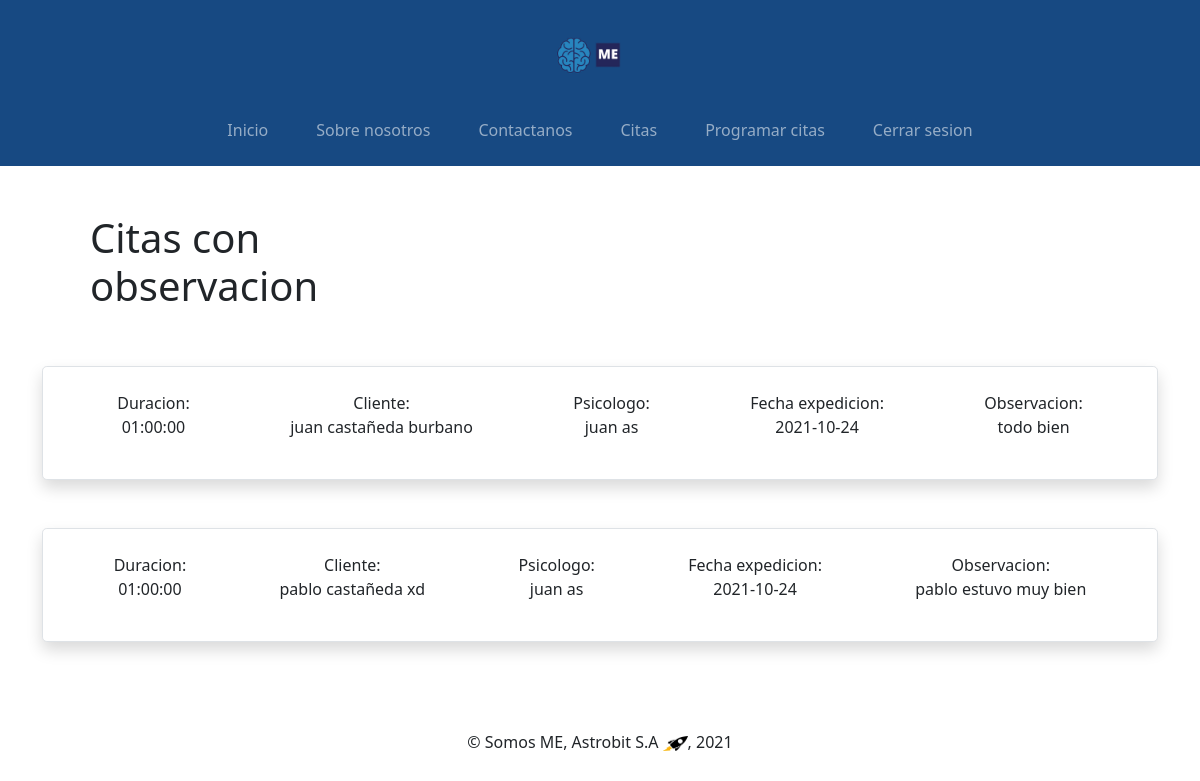
Page /citasrealizadas (signed in) on the committed database.
### tables this page shows
CREATE TABLE `citas` (
  `idCita` int(11) NOT NULL,
  `idCitaProgramada` int(11) NOT NULL,
  `fecha` timestamp NOT NULL DEFAULT current_timestamp() ON UPDATE current_timestamp(),
  `duracion` time NOT NULL,
  `idCliente` varchar(12) NOT NULL,
  `idPsicologo` varchar(12) NOT NULL,
  `observacion` varchar(300) NOT NULL
);

CREATE TABLE `clientes` (
  `documentoId` varchar(12) NOT NULL,
  `nombres` varchar(45) NOT NULL,
  `apellidos` varchar(45) NOT NULL,
  `telefono` varchar(12) NOT NULL,
  `edad` int(3) NOT NULL
);

CREATE TABLE `psicologos` (
  `documentoId` varchar(12) NOT NULL,
  `nombres` varchar(45) NOT NULL,
  `apellidos` varchar(45) NOT NULL,
  `telefono` varchar(12) NOT NULL,
  `hojaVida` varchar(30) NOT NULL
);

### libs/view.php (called while the page is built, shortened)
<?php
class View{
    function render($nombre){
        require 'views/'. $nombre .'.php';
    }
}
?>

### index.php (called while the page is built, shortened)
<?php
require_once 'libs/database.php';
require_once 'libs/view.php';
$app = new App;
?>

### models/citasrealizadasmodel.php (called while the page is built, shortened)
<?php
class CitasRealizadasModel extends Model{
    public function getCliente(){
        $items = [];
        try{
            $query = $this->db->connect()->query('SELECT * FROM clientes');
            while($row = $query->fetch()){
                $item = new Cliente;
                $item->documentoId = $row[0];
                $item->nombres = $row[1];
                $item->apellidos = $row[2];
                $item->telefono = $row[3];
                $item->edad = $row[4];
                array_push($items, $item);
            }
            return $items;
        }catch(PDOException $e){
            return [];
        }
    }
    public function getPsicologo(){
        $items = [];
        try{
            $query = $this->db->connect()->query('SELECT * FROM psicologos');
            while($row = $query->fetch()){
                $item = new Psicologo;
                $item->documentoId = $row[0];
                $item->nombres = $row[1];
                $item->apellidos = $row[2];
                $item->telefono = $row[3];
                $item->hojavida = $row[4];
                array_push($items, $item);
            }
            return $items;
        }catch(PDOException $e){
            return [];
        }
    }
    public function getCitasObservadas(){
        $items = [];
        $id = $_SESSION['id'];
        try{
            $query = $this->db->connect()->query("SELECT * FROM citas WHERE idPsicologo = $id");
            while($row = $query->fetch()){
                $item = new Cita;
                $item->idcita = $row[0];
                $item->idcitaprogramada = $row[1];
                $item->fecha = $row[2];
                $item->duracion = $row[3];
                $item->cliente = $row[4];
                $item->psicologo = $row[5];
                $item->observacion = $row[6];
                array_push($items, $item);
            }
            return $items;
        }catch(PDOException $e){
            return [];
        }
    }
}
?>

### libs/database.php (called while the page is built)
<?php
class Database{
    private $host;
    private $db;
    private $user;
    private $password;
    private $charset;
    public function __construct(){
        $this->host = constant('HOST');
        $this->db = constant('DB');
        $this->user = constant('USER');
        $this->password = constant('PASSWORD');
        $this->charset = constant('CHARSET');
    }
    function connect(){
        try{
            $connection = "mysql:host=" . $this->host . ";dbname=" . $this->db . ";charset=" . $this->charset;
            $options = [
                PDO::ATTR_ERRMODE            => PDO::ERRMODE_EXCEPTION,
                PDO::ATTR_EMULATE_PREPARES   => false,
            ];
            $pdo = new PDO($connection, $this->user, $this->password, $options);
            return $pdo;
        }catch(PDOException $e){
            print_r('Error connection: ' . $e->getMessage());
        }
    }
}
?>

### views/citasobservadas/index.php (the view, shortened to what this page needs)
<!DOCTYPE html>
<html lang="en">
<head>
</head>
<body>
    <?php require 'views/header.php' ?>
    <div class="container">
        <div class="row p-5">
            <div class="col-sm-4">
                <h1>Citas con observacion</h1>
            </div>
        </div>
        <div class="row">
            <div class="col-sm-12">
                    <?php
                    foreach($this->citasobservadas as $row){
                        $citas = $row;
                        ?>
                <div class="d-flex justify-content-around shadow p-4 mb-5 bg-body rounded-3 text-center align-items-center border">
                    <p>Duracion: <br><?php echo $citas->duracion; ?></p>
                    <p><?php
                        foreach($this->clientes as $rowc){
                            $cliente = $rowc;
                            if($cliente->documentoId == $citas->cliente){
                                echo 'Cliente: <br>'.$cliente->nombres.' '.$cliente->apellidos;
                            }
                        }
                        ?></p>
                    <p><?php
                        foreach($this->psicologos as $rowp){
                            $psicologo = $rowp;
                            if($psicologo->documentoId == $citas->psicologo){
                                echo 'Psicologo: <br>'.$psicologo->nombres.' '.$psicologo->apellidos;
                            }
                        }
                        ?></p>
                    <p>Fecha expedicion: <br><?php $fecha = explode(' ',$citas->fecha); echo $fecha[0] ?></p>
                    <p>Observacion: <br><?php echo $citas->observacion ?></p>
                </div>
                    <?php } ?>
            </div>
        </div>
    </div>
    <?php require 'views/footer.php' ?>
</body>
</html>

### public/css/default.css (style rules this page uses)
body { position: relative; min-height: 100vh; padding-bottom: 128px; }

### rows in the picture
citas: duracion "01:00:00", fecha "2021-10-24", observacion "todo bien"
clientes: nombres "juan", apellidos "castañeda burbano"
psicologos: nombres "juan", apellidos "as"
citas: duracion "01:00:00", fecha "2021-10-24", observacion "pablo estuvo muy bien"
clientes: nombres "pablo", apellidos "castañeda xd"
